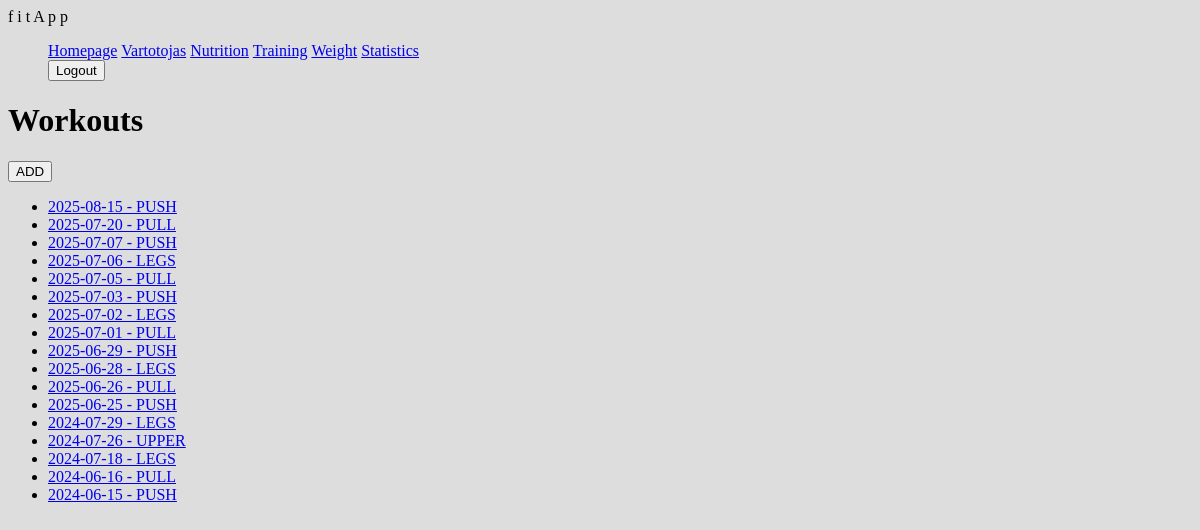
Before: /fitness/workouts/ (signed in) with the older database file.
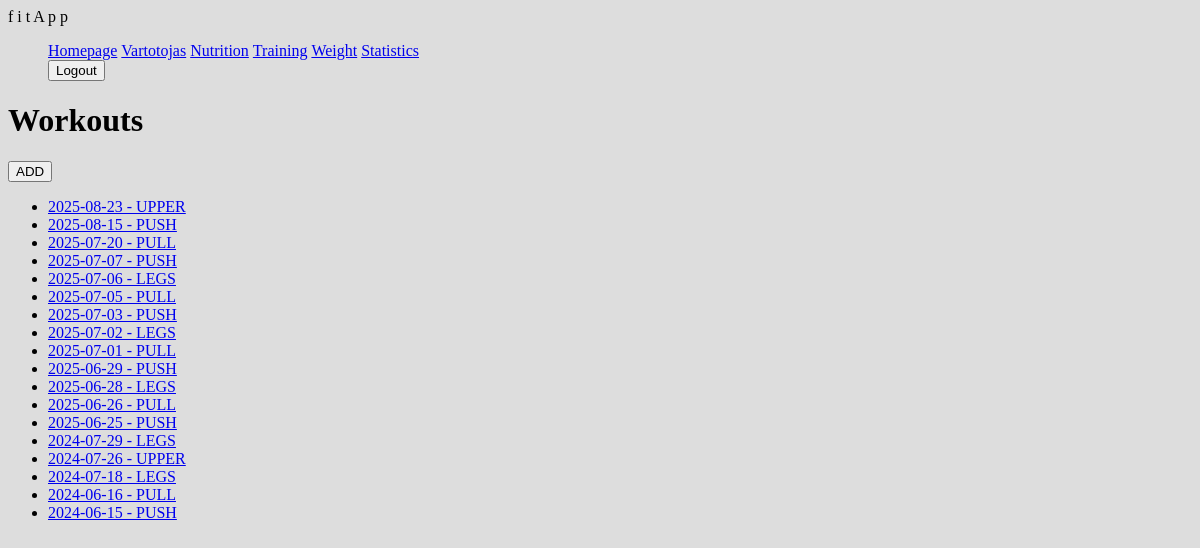
After: the same page with the newer database file.
### fitness/models.py (models this page shows)
class Workout(models.Model):
    date = models.DateField('Date', default=date.today)
    athlete = models.ForeignKey(User, on_delete=models.SET_NULL, null=True, blank=True)
    duration = models.DurationField(null=True, blank=True)
    type = models.ForeignKey(WorkoutType, on_delete=models.SET_NULL, null=True, blank=True)
    def __str__(self):
        return f"{self.date} - {self.type}"

class WorkoutType(models.Model):
    name = models.CharField('Name', max_length=20)
    description = models.CharField('Workout type', null=True, blank=True, max_length=300)
    def __str__(self):
        return self.name

### fitness/views.py (the view)
# urls.py: path('workouts/', views.WorkoutListView.as_view(), name='workouts'),
class WorkoutListView(LoginRequiredMixin, ListView):
    model = Workout
    template_name = 'workouts.html'
    def get_queryset(self):
        return Workout.objects.filter(athlete=self.request.user).order_by('-date')

### templates/workouts.html
{% extends "base.html" %}
{% block content %}
    <h1>Workouts</h1>
     <a href="{% url 'workout-add' %}"><button>ADD</button></a>
    {% if workout_list %}
    <ul>
        {% for workout in workout_list %}
            <li id="days">
            <a  href="{% url 'workout-details' workout.pk %}">{{ workout|stringformat:'s' }} </a>
            </li>
        {% endfor %}
    </ul>
    {% else %}
      <p>You have not recorded your training yet.</p>
    {% endif %}
{% endblock %}

Changed rows visible on the page:
added Workout: date+type "2025-08-23 - UPPER"
